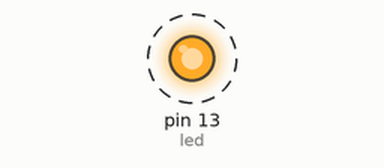
Bench run of a sketch on a simulated Arduino Uno, built with avr-gcc and run on an emulated ATmega328P. On the bench: output pins drawn as LEDs (lit = HIGH). Dashed ring = blinking.

Above: at 0.2 s.
Timing chart, 0 to 3.0 s (numbered marks = the images above):
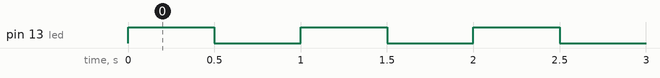

The sketch:

blink2.ino
```cpp
/*
 * Author: Clemens Valens (www.polyvalens.com)
 * Book: Mastering Microcontrollers Helped By Arduino
 * WWW: www.elektor.com/arduinobook
 * ISBN: 978-1-907920-23-3
 *
 * Blink 2
 */

int led = 13;
int state = HIGH;

void setup(void)
{
  pinMode(led,OUTPUT);
}

void loop(void)
{
  digitalWrite(led,state); // LED on or off
  if (state==HIGH)
  {
    state = LOW ;          // inverst state
  }
  else
  {
    state = HIGH ;
  }
  delay(500);             // wait 500 ms
}
```

Measured:
- by itself, pin 13 (led): alternates HIGH for 0.50 s and LOW for 0.50 s
